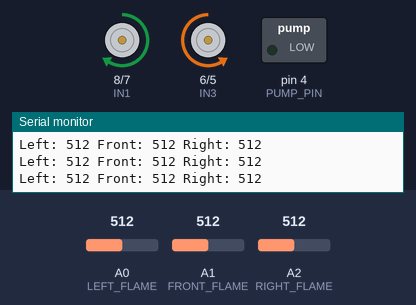
This sketch was run on a simulated Arduino Uno, built with avr-gcc and run on an emulated ATmega328P. On the bench: motor-driver pin pairs drawn as motors (green arrow = first pin HIGH = forward, orange = second pin HIGH = backward, longer = more drive, scaled by the enable pin), switched loads named in the sketch (green lamp = pin HIGH), the last lines printed to the serial monitor. Dashed ring = blinking. The test bench sets the inputs (shaded band); at power-on: A0 (LEFT_FLAME) = 512, A1 (FRONT_FLAME) = 512, A2 (RIGHT_FLAME) = 512.

Above: at 1.2 s.
1.3 s: A0 (LEFT_FLAME) set to 491
At 1.6 s:
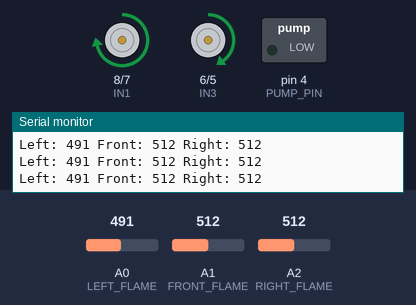
2.8 s: A1 (FRONT_FLAME) set to 484
At 3.2 s:
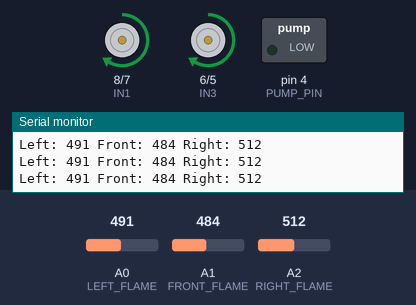
4.3 s: A1 (FRONT_FLAME) set to 258
7.3 s: A1 (FRONT_FLAME) set to 233
At 7.8 s:
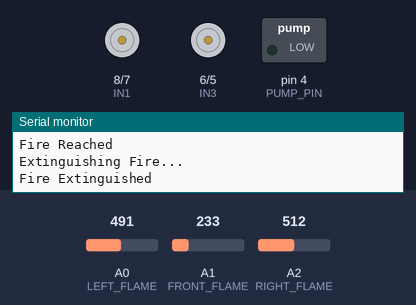
Timing chart, 0 to 9.8 s (numbered marks = the images above; inputs shaded):
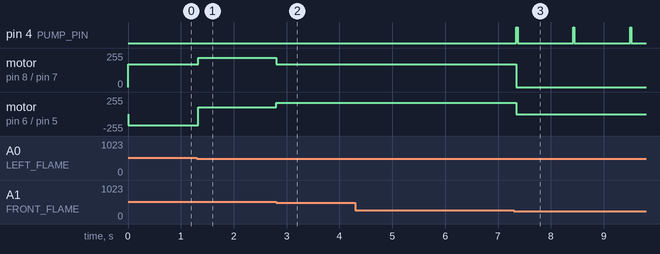

The sketch:

fire_fighting_robot.ino
```cpp
//================== Servo & Pump ==================
#define PUMP_PIN 4
//================== L298N Motor Driver ==================
#define ENA 9
#define IN1 8
#define IN2 7
#define IN3 6
#define IN4 5
#define ENB 10
//================== Flame Sensors ==================
#define LEFT_FLAME A0
#define FRONT_FLAME A1
#define RIGHT_FLAME A2
int motorSpeed = 170;
// Adjust after checking Serial Monitor
int flameThreshold = 500;
int stopThreshold = 250;

void setup()
{
  Serial.begin(9600);
  pinMode(IN1, OUTPUT);
  pinMode(IN2, OUTPUT);
  pinMode(IN3, OUTPUT);
  pinMode(IN4, OUTPUT);
  pinMode(ENA, OUTPUT);
  pinMode(ENB, OUTPUT);

  pinMode(PUMP_PIN, OUTPUT);
  digitalWrite(PUMP_PIN, LOW);

  analogWrite(ENA, motorSpeed);
  analogWrite(ENB, motorSpeed);

  stopRobot();

  Serial.println("Fire Fighting Robot Ready");
}

void loop()
{
  int left = analogRead(LEFT_FLAME);
  int front = analogRead(FRONT_FLAME);
  int right = analogRead(RIGHT_FLAME);

  Serial.print("Left: ");
  Serial.print(left);
  Serial.print(" Front: ");
  Serial.print(front);
  Serial.print(" Right: ");
  Serial.println(right);

  //================== Fire Reached ==================
  if(front < stopThreshold)
  {
    stopRobot();
    Serial.println("Fire Reached");
    digitalWrite(PUMP_PIN, HIGH);
    extinguishFire();
    digitalWrite(PUMP_PIN, LOW);
    delay(1000);
  }
  //================== Fire in Front ==================
  else if(front < flameThreshold)
  {
    forward();
  }
  //================== Fire on Left ==================
  else if(left < flameThreshold)
  {
    turnLeft();
  }
  //================== Fire on Right ==================
  else if(right < flameThreshold)
  {
    turnRight();
  }
  //================== Search ==================
  else
  {
    searchFire();
  }
  delay(50);
}

//================== Motor Functions ==================
void forward()
{
  analogWrite(ENA, 170);
  analogWrite(ENB, 170);

  digitalWrite(IN1, HIGH);
  digitalWrite(IN2, LOW);

  digitalWrite(IN3, HIGH);
  digitalWrite(IN4, LOW);
}

void turnLeft()
{
  analogWrite(ENA, 220);
  analogWrite(ENB, 100);

  digitalWrite(IN1, HIGH);
  digitalWrite(IN2, LOW);

  digitalWrite(IN3, HIGH);
  digitalWrite(IN4, LOW);
}

void turnRight()
{
  analogWrite(ENA, 100);
  analogWrite(ENB, 220);

  digitalWrite(IN1, LOW);
  digitalWrite(IN2, HIGH);

  digitalWrite(IN3, LOW);
  digitalWrite(IN4, HIGH);
}

void stopRobot()
{
  digitalWrite(IN1, LOW);
  digitalWrite(IN2, LOW);

  digitalWrite(IN3, LOW);
  digitalWrite(IN4, LOW);
}

void searchFire()
{
  // Rotate to search for fire
  digitalWrite(IN1, HIGH);
  digitalWrite(IN2, LOW);

  digitalWrite(IN3, LOW);
  digitalWrite(IN4, HIGH);
}

void extinguishFire()
{
  Serial.println("Extinguishing Fire...");
  Serial.println("Fire Extinguished");
}
```

Measured:
- the behaviour switches between 500 and 499 on A0 (LEFT_FLAME) (found by bisection; images 0 and 1)
- the behaviour switches between 500 and 499 on A1 (FRONT_FLAME) (found by bisection; images 1 and 2)
- the behaviour switches between 250 and 249 on A1 (FRONT_FLAME) (found by bisection; images 2 and 3)
- after the input at 1.3 s, motor on pin 8 (IN1) / pin 7 (IN2): forward 170/255 → forward 220/255 at once; motor on pin 6 (IN3) / pin 5 (IN4): backward 170/255 → forward 100/255 at once
- after the input at 2.8 s, motor on pin 8 (IN1) / pin 7 (IN2): forward 220/255 → forward 170/255 at once; motor on pin 6 (IN3) / pin 5 (IN4): forward 100/255 → forward 170/255 at once
- after the input at 7.3 s, pin 4 (PUMP_PIN): alternates HIGH for 0.02 s and LOW for 1.1 s, starting after 0.05 s; motor on pin 8 (IN1) / pin 7 (IN2), motor on pin 6 (IN3) / pin 5 (IN4): forward 170/255 → stopped after 0.05 s
